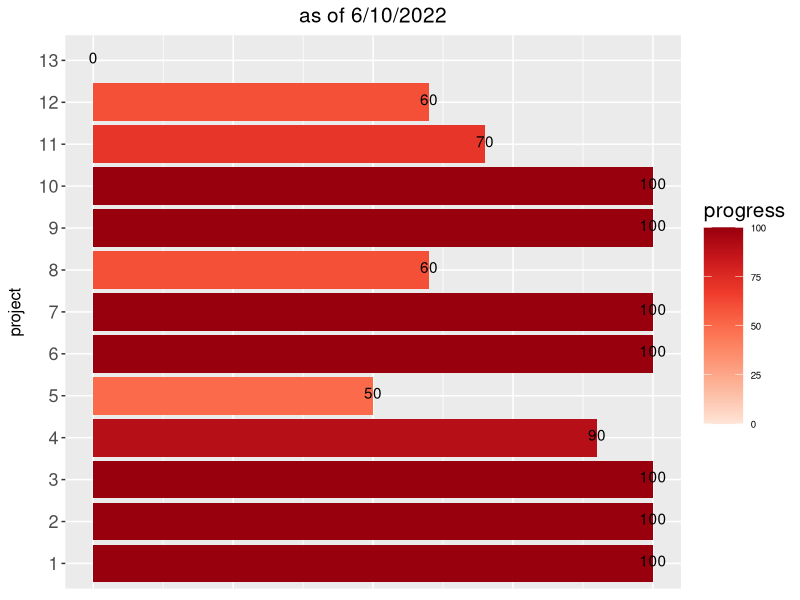

The R script that drew this image:
## ---- chunk 1
knitr::opts_chunk$set(echo = TRUE)
library(tidyverse)
## ---- chunk 2
###### https://rstudio-pubs-static.s3.amazonaws.com/215319_ac67755c296b441dac7b24b48fc30156.html
project_progress=data.frame(project=seq(1,13), progress=c(100, 100, 100, 90, 50, 100, 100, 60, 100, 100, 70, 60,0))
bp.y <- ggplot(data =project_progress, aes(x = factor(project), y = progress)) + 
    geom_bar(stat = "identity", aes(fill = progress))+ 
  labs(x = "project")+
  geom_text(aes(label=progress), position=position_dodge(width=0.8), vjust=0.25, color="black")+  # add numbers over bars+
coord_flip()+ 
 theme_gray() +
    theme(axis.title.x = element_blank(), axis.text.x = element_blank(),
          axis.ticks.x = element_blank(), axis.text.y = element_text(size = 13), 
          axis.title.y = element_text(size = 12, margin = margin(0,10,0,0), angle =90 ), # this adjusts "project" on y axis 
          legend.position="none") + 
    scale_fill_distiller(name = "progress", palette = "Reds", direction = 1) + 
  theme(legend.position = "right", legend.direction = "vertical",
          legend.title = element_text(size = 15), legend.key.size = unit(1,"cm"),
          legend.text = element_text(size = 7))+
  ggtitle("as of 6/10/2022")+
  theme(plot.title = element_text(hjust = 0.5, size=15)) #center the title
bp.y
